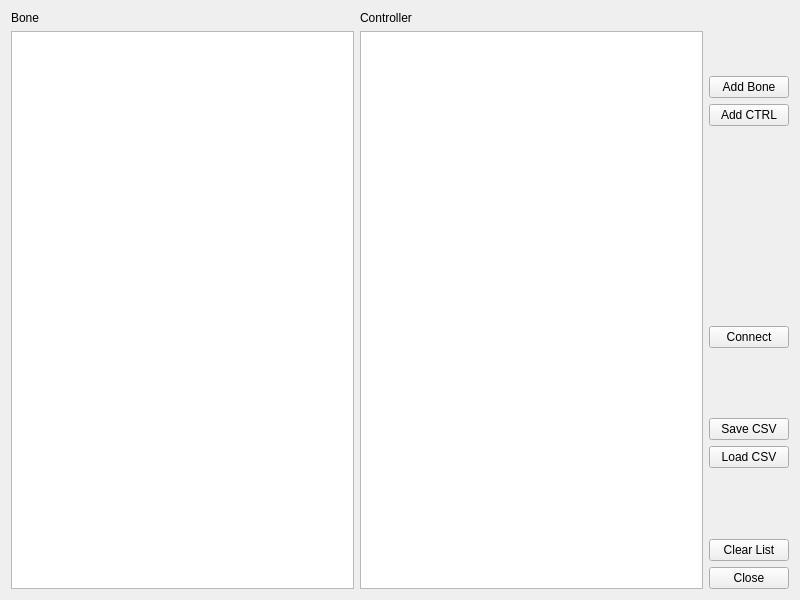
<?xml version="1.0" encoding="UTF-8"?>
<ui version="4.0">
 <class>Form</class>
 <widget class="QWidget" name="Form">
  <property name="windowModality">
   <enum>Qt::NonModal</enum>
  </property>
  <property name="geometry">
   <rect>
    <x>0</x>
    <y>0</y>
    <width>800</width>
    <height>600</height>
   </rect>
  </property>
  <property name="minimumSize">
   <size>
    <width>0</width>
    <height>0</height>
   </size>
  </property>
  <property name="baseSize">
   <size>
    <width>800</width>
    <height>600</height>
   </size>
  </property>
  <property name="windowTitle">
   <string>Form</string>
  </property>
  <layout class="QGridLayout" name="gridLayout">
   <item row="0" column="0">
    <layout class="QHBoxLayout" name="horizontalLayout_3">
     <item>
      <layout class="QVBoxLayout" name="verticalLayout_6">
       <item>
        <widget class="QLabel" name="label_2">
         <property name="text">
          <string>Bone</string>
         </property>
        </widget>
       </item>
       <item>
        <widget class="QListWidget" name="scroll_list_L"/>
       </item>
      </layout>
     </item>
     <item>
      <layout class="QVBoxLayout" name="verticalLayout_5">
       <item>
        <widget class="QLabel" name="label">
         <property name="text">
          <string>Controller</string>
         </property>
        </widget>
       </item>
       <item>
        <widget class="QListWidget" name="scroll_list_R"/>
       </item>
      </layout>
     </item>
     <item>
      <layout class="QVBoxLayout" name="verticalLayout_4">
       <item>
        <spacer name="verticalSpacer_2">
         <property name="orientation">
          <enum>Qt::Vertical</enum>
         </property>
         <property name="sizeHint" stdset="0">
          <size>
           <width>20</width>
           <height>40</height>
          </size>
         </property>
        </spacer>
       </item>
       <item>
        <widget class="QPushButton" name="btn_addBone">
         <property name="text">
          <string>Add Bone</string>
         </property>
        </widget>
       </item>
       <item>
        <widget class="QPushButton" name="btn_addCtrl">
         <property name="text">
          <string>Add CTRL</string>
         </property>
        </widget>
       </item>
       <item>
        <spacer name="verticalSpacer_6">
         <property name="orientation">
          <enum>Qt::Vertical</enum>
         </property>
         <property name="sizeHint" stdset="0">
          <size>
           <width>20</width>
           <height>40</height>
          </size>
         </property>
        </spacer>
       </item>
       <item>
        <spacer name="verticalSpacer_3">
         <property name="orientation">
          <enum>Qt::Vertical</enum>
         </property>
         <property name="sizeHint" stdset="0">
          <size>
           <width>20</width>
           <height>40</height>
          </size>
         </property>
        </spacer>
       </item>
       <item>
        <spacer name="verticalSpacer_5">
         <property name="orientation">
          <enum>Qt::Vertical</enum>
         </property>
         <property name="sizeHint" stdset="0">
          <size>
           <width>20</width>
           <height>40</height>
          </size>
         </property>
        </spacer>
       </item>
       <item>
        <widget class="QPushButton" name="btn_connect">
         <property name="text">
          <string>Connect</string>
         </property>
        </widget>
       </item>
       <item>
        <spacer name="verticalSpacer_4">
         <property name="orientation">
          <enum>Qt::Vertical</enum>
         </property>
         <property name="sizeHint" stdset="0">
          <size>
           <width>20</width>
           <height>40</height>
          </size>
         </property>
        </spacer>
       </item>
       <item>
        <widget class="QPushButton" name="btn_saveCSV">
         <property name="text">
          <string>Save CSV</string>
         </property>
        </widget>
       </item>
       <item>
        <widget class="QPushButton" name="btn_loadCSV">
         <property name="text">
          <string>Load CSV</string>
         </property>
        </widget>
       </item>
       <item>
        <spacer name="verticalSpacer">
         <property name="orientation">
          <enum>Qt::Vertical</enum>
         </property>
         <property name="sizeHint" stdset="0">
          <size>
           <width>20</width>
           <height>40</height>
          </size>
         </property>
        </spacer>
       </item>
       <item>
        <widget class="QPushButton" name="btn_clearList">
         <property name="text">
          <string>Clear List</string>
         </property>
        </widget>
       </item>
       <item>
        <widget class="QPushButton" name="btn_close">
         <property name="text">
          <string>Close</string>
         </property>
        </widget>
       </item>
      </layout>
     </item>
    </layout>
   </item>
  </layout>
 </widget>
 <resources/>
 <connections/>
</ui>
